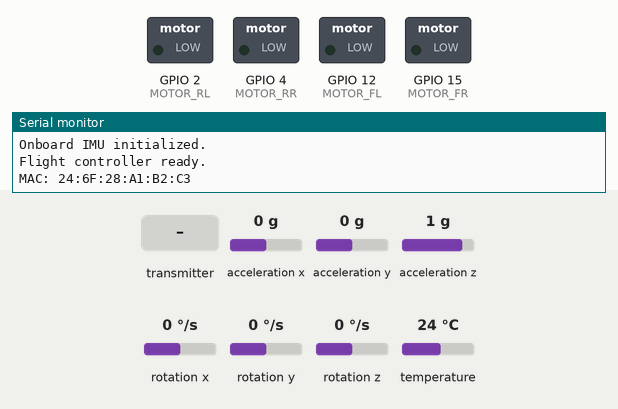
Recording of a program running on a simulated ESP32. Shown: switched loads named in the program (green lamp = pin HIGH), the last lines printed to the serial monitor. The test bench sets the inputs (shaded band); at power-on: acceleration x 0 g, acceleration y 0 g, acceleration z 1 g, rotation x 0 °/s, rotation y 0 °/s, rotation z 0 °/s, temperature 24 °C.

Above: at 1.2 s.
1.3 s: the transmitter starts sending throttle = 1024
At 1.55 s:
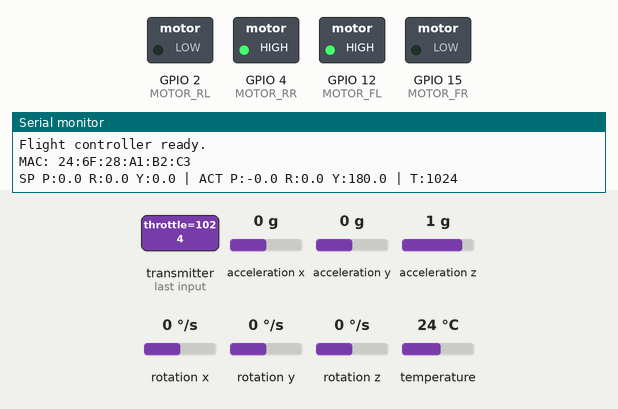
4.3 s: the transmitter starts sending pitch = 100
At 4.55 s:
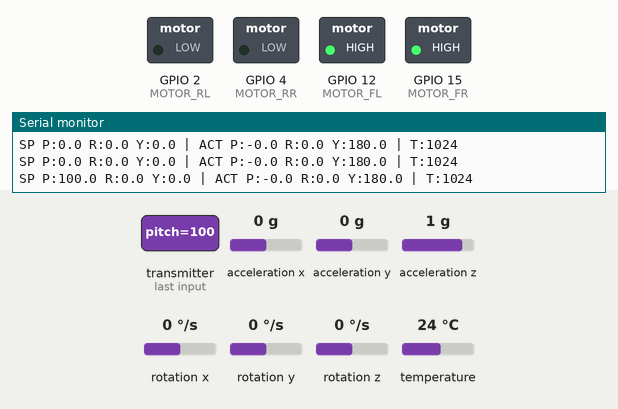
7.3 s: the transmitter starts sending roll = 100
At 7.55 s:
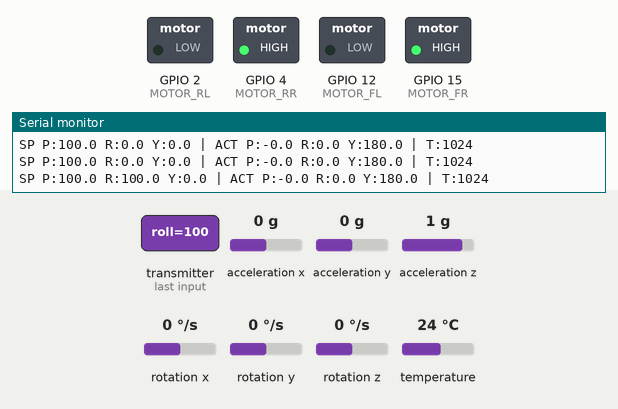
10.3 s: the transmitter starts sending pitch = 0
At 10.55 s:
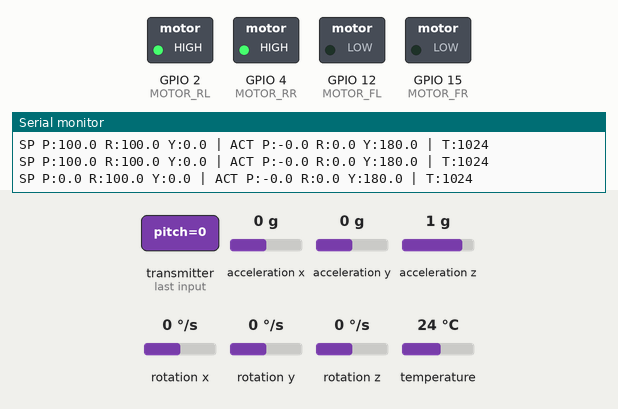
13.3 s: the transmitter starts sending roll = 25
At 13.55 s:
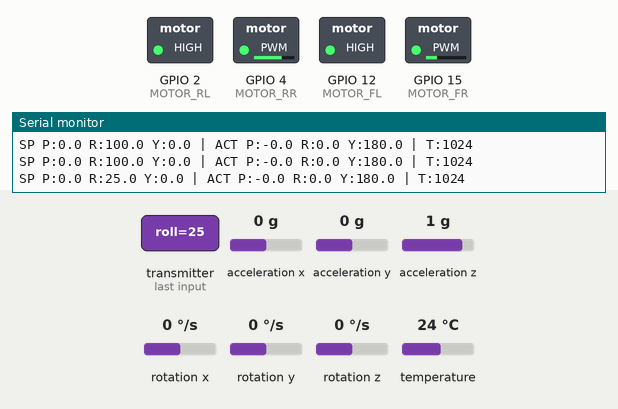
16.3 s: the transmitter starts sending pitch = 100
At 17.05 s:
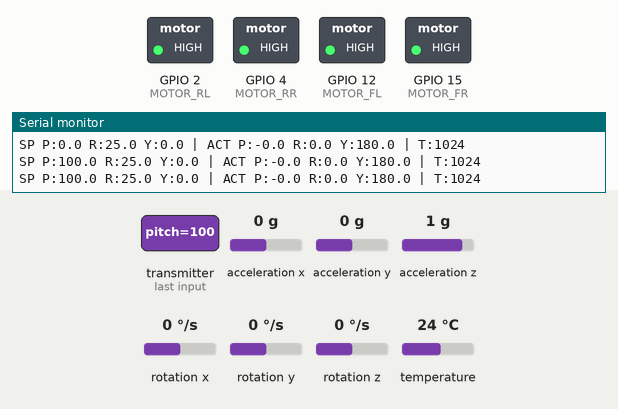
Timing chart, 0 to 19.3 s (numbered marks = the images above; inputs shaded):
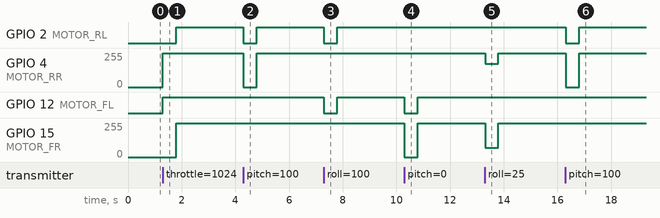

Measured:
- after the input at 1.3 s, GPIO 2 (MOTOR_RL): LOW → HIGH after 0.50 s; GPIO 4 (MOTOR_RR): 0/255 → 255/255 at once; GPIO 12 (MOTOR_FL): LOW → HIGH at once; GPIO 15 (MOTOR_FR): 0/255 → 255/255 after 0.50 s
- after the input at 4.3 s, GPIO 2 (MOTOR_RL): HIGH → LOW at once, → HIGH 0.50 s later; GPIO 4 (MOTOR_RR): 255/255 → 0/255 at once, → 255/255 0.50 s later
- after the input at 7.3 s, GPIO 2 (MOTOR_RL), GPIO 12 (MOTOR_FL): HIGH → LOW at once, → HIGH 0.50 s later
- after the input at 10.3 s, GPIO 12 (MOTOR_FL): HIGH → LOW at once, → HIGH 0.50 s later; GPIO 15 (MOTOR_FR): 255/255 → 0/255 at once, → 255/255 0.50 s later
- after the input at 13.3 s, GPIO 4 (MOTOR_RR): 255/255 → 176/255 at once, → 255/255 0.50 s later; GPIO 15 (MOTOR_FR): 255/255 → 69/255 at once, → 255/255 0.50 s later
- after the input at 16.3 s, GPIO 2 (MOTOR_RL): HIGH → LOW at once, → HIGH 0.50 s later; GPIO 4 (MOTOR_RR): 255/255 → 0/255 at once, → 255/255 0.50 s later

The program:

main.cpp
```cpp
#include <Arduino.h>
#include <Wire.h>
#include <Adafruit_MPU6050.h>
#include <Adafruit_Sensor.h>
#include <MadgwickAHRS.h>
#include <WiFi.h>
#include <esp_now.h>
#include <esp_task_wdt.h>

// ── Packet structure (must match glove transmitter) ───────────────────────────
typedef struct DronePacket {
  float pitch;
  float roll;
  float yaw;
  int   throttle;  // 0–100
} DronePacket;

// ── Onboard IMU I2C pins (remapped to save PSRAM for the Camera) ─────────────
#define IMU_SDA  14
#define IMU_SCL  13

// ── Motor GPIO pins (verify against your ESP32-CAM wiring) ───────────────────
// ESP32-CAM free GPIOs (Camera and PSRAM safely preserved): 12, 15, 2, 4
#define MOTOR_FL  12   // Front-Left
#define MOTOR_FR  15   // Front-Right
#define MOTOR_RL  2    // Rear-Left
#define MOTOR_RR  4    // Rear-Right (Note: also pulses the onboard Flash LED)

// ledc channels (one per motor)
#define CH_FL  0
#define CH_FR  1
#define CH_RL  2
#define CH_RR  3

#define PWM_FREQ_HZ    400
#define PWM_RESOLUTION 8          // 8-bit → 0–255
#define PWM_MIN        0
#define PWM_MAX        255
#define PWM_IDLE       0          // motors off when throttle = 0

// ── Safety ────────────────────────────────────────────────────────────────────
#define FAILSAFE_TIMEOUT_MS  500  // zero motors if no packet within this window
#define WDT_TIMEOUT_S        3

// ── PID ───────────────────────────────────────────────────────────────────────
struct PID {
  float kP, kI, kD;
  float integral;
  float prevError;

  float compute(float setpoint, float actual, float dt) {
    float error   = setpoint - actual;
    integral     += error * dt;
    integral      = constrain(integral, -100.0f, 100.0f);  // anti-windup
    float deriv   = (error - prevError) / dt;
    prevError     = error;
    return kP * error + kI * integral + kD * deriv;
  }
};

// Starting gains — tune these during flight testing
PID pidPitch = {0.5f, 0.0f, 0.1f, 0.0f, 0.0f};
PID pidRoll  = {0.5f, 0.0f, 0.1f, 0.0f, 0.0f};
PID pidYaw   = {0.3f, 0.0f, 0.05f, 0.0f, 0.0f};

// ── Onboard IMU ───────────────────────────────────────────────────────────────
Adafruit_MPU6050 droneMpu;
Madgwick         droneFilter;
float            dronePitch = 0.0f;
float            droneRoll  = 0.0f;
float            droneYaw   = 0.0f;

// ── State ─────────────────────────────────────────────────────────────────────
volatile DronePacket latestPacket = {0, 0, 0, 0};
volatile bool        newPacket    = false;
unsigned long        lastPacketMs = 0;
unsigned long        lastLoopMs   = 0;
unsigned long        lastPrintMs  = 0;

// ── ESP-NOW receive callback ──────────────────────────────────────────────────
void onDataRecv(const uint8_t *mac, const uint8_t *data, int len) {
  if (len == sizeof(DronePacket)) {
    memcpy((void *)&latestPacket, data, sizeof(DronePacket));
    newPacket    = true;
    lastPacketMs = millis();
  }
}

// ── Motor helpers ─────────────────────────────────────────────────────────────
void motorsOff() {
  ledcWrite(CH_FL, PWM_IDLE);
  ledcWrite(CH_FR, PWM_IDLE);
  ledcWrite(CH_RL, PWM_IDLE);
  ledcWrite(CH_RR, PWM_IDLE);
}

void setMotors(float fl, float fr, float rl, float rr) {
  ledcWrite(CH_FL, (int)constrain(fl, PWM_MIN, PWM_MAX));
  ledcWrite(CH_FR, (int)constrain(fr, PWM_MIN, PWM_MAX));
  ledcWrite(CH_RL, (int)constrain(rl, PWM_MIN, PWM_MAX));
  ledcWrite(CH_RR, (int)constrain(rr, PWM_MIN, PWM_MAX));
}

void setup() {
  Serial.begin(115200);

  // Motor PWM
  ledcSetup(CH_FL, PWM_FREQ_HZ, PWM_RESOLUTION);
  ledcSetup(CH_FR, PWM_FREQ_HZ, PWM_RESOLUTION);
  ledcSetup(CH_RL, PWM_FREQ_HZ, PWM_RESOLUTION);
  ledcSetup(CH_RR, PWM_FREQ_HZ, PWM_RESOLUTION);
  ledcAttachPin(MOTOR_FL, CH_FL);
  ledcAttachPin(MOTOR_FR, CH_FR);
  ledcAttachPin(MOTOR_RL, CH_RL);
  ledcAttachPin(MOTOR_RR, CH_RR);
  motorsOff();

  // Onboard IMU
  Wire.begin(IMU_SDA, IMU_SCL);
  if (!droneMpu.begin(0x68, &Wire)) {
    Serial.println("ERROR: Drone MPU6050 not found. Check wiring.");
    while (1) delay(10);
  }
  droneMpu.setAccelerometerRange(MPU6050_RANGE_8_G);
  droneMpu.setGyroRange(MPU6050_RANGE_500_DEG);
  droneMpu.setFilterBandwidth(MPU6050_BAND_44_HZ);
  droneFilter.begin(500);  // 500Hz — tight stabilization loop
  Serial.println("Onboard IMU initialized.");

  // WiFi + ESP-NOW
  WiFi.mode(WIFI_STA);
  WiFi.disconnect();
  if (esp_now_init() != ESP_OK) {
    Serial.println("ERROR: ESP-NOW init failed.");
    while (1) delay(10);
  }
  esp_now_register_recv_cb(onDataRecv);

  // Watchdog
  esp_task_wdt_init(WDT_TIMEOUT_S, true);
  esp_task_wdt_add(NULL);

  Serial.println("Flight controller ready.");
  Serial.print("MAC: "); Serial.println(WiFi.macAddress());

  lastLoopMs   = millis();
  lastPacketMs = millis();
}

void loop() {
  esp_task_wdt_reset();

  unsigned long now = millis();
  float dt = (now - lastLoopMs) / 1000.0f;
  if (dt <= 0.0f) dt = 0.001f;
  lastLoopMs = now;

  // ── Read onboard IMU every iteration (decoupled from ESP-NOW rate) ──────────
  sensors_event_t da, dg, dtemp;
  droneMpu.getEvent(&da, &dg, &dtemp);
  droneFilter.updateIMU(
    dg.gyro.x, dg.gyro.y, dg.gyro.z,
    da.acceleration.x, da.acceleration.y, da.acceleration.z
  );
  dronePitch = droneFilter.getPitch();
  droneRoll  = droneFilter.getRoll();
  droneYaw   = droneFilter.getYaw();

  // ── Failsafe ─────────────────────────────────────────────────────────────────
  if (now - lastPacketMs > FAILSAFE_TIMEOUT_MS) {
    motorsOff();
    pidPitch.integral = 0;
    pidRoll.integral  = 0;
    pidYaw.integral   = 0;
    return;
  }

  if (!newPacket) return;
  newPacket = false;

  // Snapshot volatile packet
  DronePacket pkt;
  noInterrupts();
  memcpy(&pkt, (const void *)&latestPacket, sizeof(DronePacket));
  interrupts();

  // ── Base throttle (0–100 → 0–PWM_MAX) ───────────────────────────────────────
  float base = map(pkt.throttle, 0, 100, PWM_IDLE, PWM_MAX);

  if (pkt.throttle == 0) {
    motorsOff();
    pidPitch.integral = 0;
    pidRoll.integral  = 0;
    pidYaw.integral   = 0;
    return;
  }

  // ── PID (closed-loop: setpoint = glove angle, actual = drone IMU angle) ─────
  float outPitch = pidPitch.compute(pkt.pitch, dronePitch, dt);
  float outRoll  = pidRoll.compute(pkt.roll,   droneRoll,  dt);
  float outYaw   = pidYaw.compute(pkt.yaw,     droneYaw,   dt);

  // ── Motor mixing (X-frame) ───────────────────────────────────────────────────
  // FL: CCW  FR: CW  RL: CW  RR: CCW
  float fl = base + outPitch - outRoll - outYaw;
  float fr = base + outPitch + outRoll + outYaw;
  float rl = base - outPitch - outRoll + outYaw;
  float rr = base - outPitch + outRoll - outYaw;

  setMotors(fl, fr, rl, rr);

  if (now - lastPrintMs >= 100) {
    lastPrintMs = now;
    Serial.printf("SP P:%.1f R:%.1f Y:%.1f | ACT P:%.1f R:%.1f Y:%.1f | T:%d\n",
                  pkt.pitch, pkt.roll, pkt.yaw,
                  dronePitch, droneRoll, droneYaw, pkt.throttle);
  }
}
```
